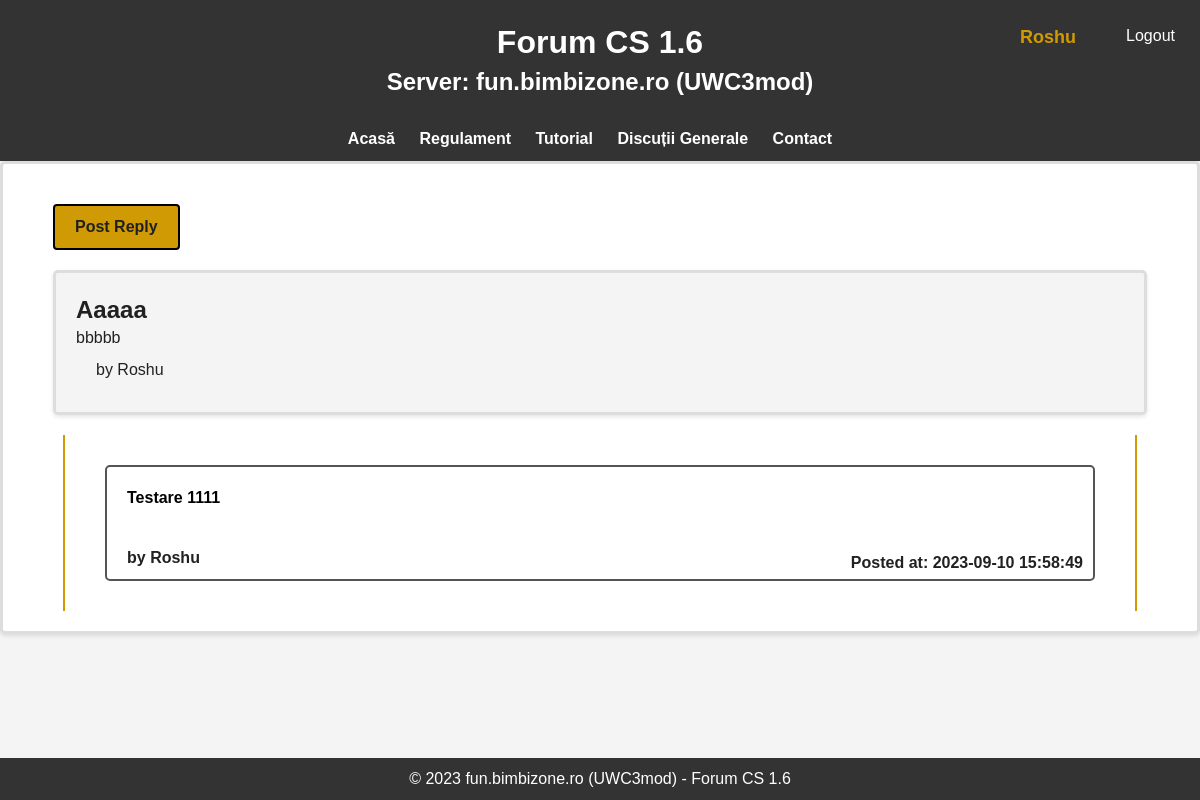
Screenshot of /topic/2 (signed in) with the database file from the repository.
### main.py (models this page shows, shortened)
class User(db.Model):
    user_id = db.Column(db.Integer, primary_key=True)
    username = db.Column(db.String(20), nullable=False, unique=True)
    password = db.Column(db.String(80), nullable=False)
    created_at = db.Column(db.DateTime(), default=datetime.now())

class Topic(db.Model):
    topic_id = db.Column(db.Integer, primary_key=True)
    title = db.Column(db.String(100), nullable=False)
    post = db.Column(db.Text, nullable=True)
    user_id = db.Column(db.Integer, db.ForeignKey('user.user_id'), nullable=False)
    user = db.relationship('User', backref=db.backref('topics', lazy='joined'))
    image_ref = db.Column(db.String(100), nullable=True)
    created_at = db.Column(db.DateTime(timezone=True), server_default=func.now())

class Comment(db.Model):
    comment_id = db.Column(db.Integer, primary_key=True)
    reply = db.Column(db.Text, nullable=False)
    user_id = db.Column(db.Integer, db.ForeignKey('user.user_id'), nullable=False)
    topic_id = db.Column(db.Integer, db.ForeignKey('topic.topic_id'), nullable=False)
    user = db.relationship('User', backref=db.backref('replays', lazy='joined'))
    image_ref = db.Column(db.String(100), nullable=True)
    created_at = db.Column(db.DateTime(timezone=True), server_default=func.now())

### main.py (the view)
@app.route('/topic/<int:topic_id>')
def topic_details(topic_id):
    topic = Topic.query.get_or_404(topic_id)
    comments = Comment.query.filter_by(topic_id=topic_id).all()
    if not topic:
        return redirect(url_for('discutiiGenerale'))
    return render_template('topic_details.html', topic=topic, comments=comments)

### main.py (called while the page is built)
@login_manager.user_loader
def load_user(user_id):
    return db.session.get(User, int(user_id))

### templates/topic_details.html (shortened to what this page needs)
{% extends 'base.html' %}
{% block content%}
<div class="topic-details-container">
    <a href="{{ url_for('reply_topic', topic_id=topic.topic_id) }}" class="topic-details-button">Post Reply</a>
    <div class="topic-details-content">
        <div clas="topic-details-subject">
            <h2>{{ topic.title.title() }}</h2>
            <p>{{ topic.post }}</p>
            <p class="topic-details-user">by {{ topic.user.username.title() }}</p>
        </div>
    </div>
    <div class="topic-details-replys">
        <ul class="topic-details-ul">
            {% for comment in comments %}
            <div class="topic-details-list">
                <li>{{ comment.reply }}</li>
                <p class="topic-details-user">by {{ comment.user.username.title() }}</p>
                <p class="topic-details-date">Posted at: {{ comment.created_at }}</p>
            </div>
            {% endfor %}
        </ul>
    </div>
</div>
<footer class="footer">
    <p>&copy; 2023 fun.bimbizone.ro (UWC3mod) - Forum CS 1.6</p>
</footer>
{% endblock %}

### templates/base.html (shortened to what this page needs)
<!DOCTYPE html>
<html lang="en">
<head>
    <link rel="stylesheet" href="{{ url_for('static', filename='login-register.css') }}">
    <link rel="stylesheet" href="{{ url_for('static', filename='base.css') }}">
    <link rel="stylesheet" href="{{ url_for('static', filename='acasa.css') }}">
    <link rel="stylesheet" href="{{ url_for('static', filename='regulament.css') }}">
    <link rel="stylesheet" href="{{ url_for('static', filename='contact.css') }}">
    <link rel="stylesheet" href="{{ url_for('static', filename='new-topic.css') }}">
    <link rel="stylesheet" href="{{ url_for('static', filename='topic-details.css') }}">
    <link rel="stylesheet" href="{{ url_for('static', filename='reply-topic.css') }}">
    <link rel="stylesheet" href="{{ url_for('static', filename='discutiigenerale.css') }}">
</head>
<body>
<header>
        <h1>Forum CS 1.6</h1>
        <h2>Server: fun.bimbizone.ro (UWC3mod)</h2>
    </header>
    <nav class="nav">
        <ul>
            <li><a href="{{ url_for('home') }}">Acasă</a></li>
            <li><a href="{{ url_for('regulament') }}">Regulament</a></li>
            <li><a href="{{ url_for('tutorial') }}">Tutorial</a></li>
            <li><a href="{{ url_for('discutiiGenerale') }}">Discuții Generale</a></li>
            <li><a href="{{ url_for('contact') }}">Contact</a></li>
            {% if current_user.is_authenticated %}
            <div class="login-container">
                <p>{{ current_user.username.title() }}</p>
                <a href="{{ url_for('logout') }}">Logout</a>
            </div>
            {% else %}
            <div class="login-container">
                <a href="{{ url_for('login') }}">Login</a>
                <a href="{{ url_for('register') }}">Register</a>
            </div>
            {% endif %}
        </ul>
    </nav>
    {% block content %}
    {% endblock %}
</body>
</html>

### static/login-register.css (style rules this page uses)
.login-container { display: flex; flex-direction: row; position: absolute; top: 10px; right: 10px; }
.login-container p { color: #d09a04; font-weight: bold; font-size: 18px; margin: 15px 35px 0 0; }
.login-container a { padding: 15px; text-decoration: none; color: #ffffff; }

### static/base.css (style rules this page uses)
* { margin: 0; padding: 0; box-sizing: border-box; }
body { font-family: Arial, sans-serif; background-color: #f4f4f4; line-height: 1.4; margin: 0; padding: 0; position: relative; min-height: 100vh; }
header { background-color: #333; color: #fff; text-align: center; padding: 20px 0; }
nav ul { background-color: #333; list-style: none; text-align: center; padding: 10px 0; }
nav ul li { display: inline; margin-right: 20px; }
nav ul li a { text-decoration: none; color: #fff; font-weight: bold; }
footer { position: absolute; bottom: 0; width: 100%; background-color: #333; color: #fff; text-align: center; padding: 10px 0; }

### static/new-topic.css (style rules this page uses)
.topic-details-content { background-color: #f4f4f4; padding: 20px; margin-bottom: 20px; border-radius: 5px; box-shadow: 0 2px 4px rgba(0, 0, 0, 0.1); border: 3px solid #ddd; }
.topic-details-container { background-color: #fff; padding: 20px; margin-bottom: 20px; border-radius: 5px; box-shadow: 0 2px 4px rgba(0, 0, 0, 0.1); border: 3px solid #ddd; }
.topic-details-container h2 { font-size-adjust: none; color: #212121; }
.topic-details-container p { color: #212121; }

### static/topic-details.css (style rules this page uses)
.topic-details-content { background-color: #f4f4f4; padding: 20px; margin: 0 30px 20px 30px; border-radius: 5px; box-shadow: 0 2px 4px rgba(0, 0, 0, 0.1); border: 3px solid #ddd; }
.topic-details-replys { display: flex; flex-direction: column; border-left: 2px solid #d09a04; border-right: 2px solid #d09a04; padding: 10px 40px; margin: 0 40px; }
.topic-details-ul { list-style: none; }
.topic-details-list { position: relative; border: 2px solid #555; margin: 20px 0; border-radius: 5px; font-weight: bold; }
.topic-details-ul li { padding: 20px; min-height: 70px; }
.topic-details-user { color: #d09a04; margin: 10px 20px; }
.topic-details-date { position: absolute; right: 10px; bottom: 5px; }
.topic-details-button { display: inline-block; padding: 10px 20px; background-color: #d09a04; color: #212121; text-decoration: none; border-radius: 4px; font-weight: bold; margin: 20px 30px; border: 2px solid #000000; }

### rows the page displays
User: username "Roshu", user.username "Roshu"
Topic: title "Aaaaa", post "bbbbb"
Comment: reply "Testare 1111", user.username "Roshu", created_at "2023-09-10 15:58:49"
